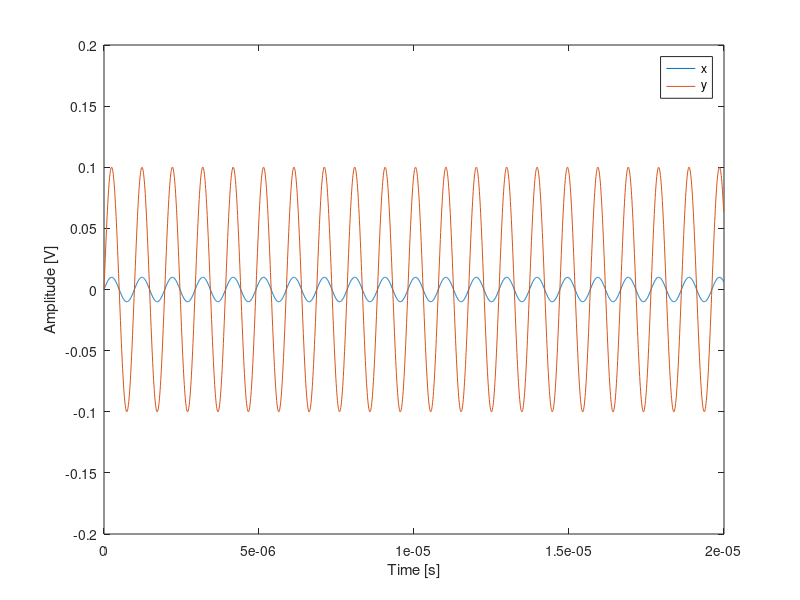
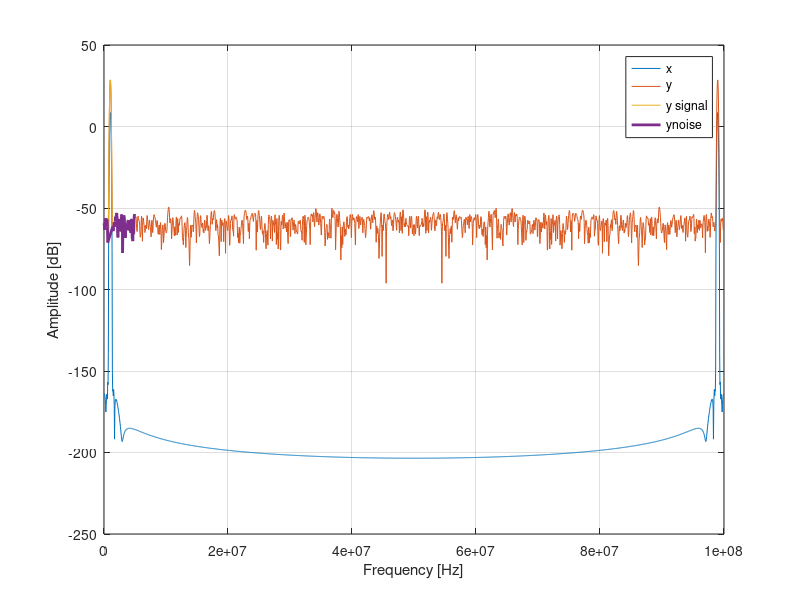

These figures' MATLAB source, in order:
clear;
close all;

% define input signal
% input amplitude 
A=10e-3; %[V]
% input frequency 
fin=1e6; %[Hz]

% number of periods to be simulated
no_periods=20; %[-]
% total simulation time
T=no_periods/fin; %[s]
% points per periond
no_points_per_period=100; %[-]
% simulation time step
dt=1/fin/no_points_per_period; %[s]
% define time vector
t=0:dt:T-dt; %[s]

% input signal
x=A*sin(2*pi*1.02e6*t); %[V]

% define input-referred noise
% equivalent noise temperature
Te=300; %[K]
% reference resistor
R0=50; %[ohm]
%Boltzmann constant
k=1.38e-23; %[m^2kgs^-2K^-1]
% noise spectral density
Sn=4*k*Te*R0; %[V^2/Hz]
noise_rms=sqrt(Sn/dt/2); %[V]
noise=noise_rms*randn(size(t));

% define amplifier
% gain
a1=10; %[-]
a3=-4;%[V^-2]

% compute output signal
x_noise=x+noise;
y=a1*x_noise+a3*x_noise.^3; %[V]

%plot
plot(t,x,t,y)
xlabel('Time [s]')
ylabel('Amplitude [V]')
legend('x','y')

%define window
w=kaiser(length(t),20)';
%w=ones(size(t));

%compute fft
X=abs(fft(x.*w));
XdB=20*log10(X); %[dB]
Y=abs(fft(y.*w));
YdB=20*log10(Y); %[dB]
% FFT resolution
fres=1/T; %[Hz]
% maximum FFT frequency
fmax=1/dt; %[Hz]
% frequency vector
f=0:fres:(fmax-fres); %[Hz]

%compute SNR
% signal bins
maintone = round(fin/fres)+1;
signal_bins = [maintone-7:maintone+7];
%bandwidth for SNR calculation
BW=5e6; %[Hz]
%noise bins
inband_bins=1:round(BW/fres);
noise_bins=setdiff(inband_bins,signal_bins);

%signal power
S=sum(Y(signal_bins).^2);
%noise power
N=sum(Y(noise_bins).^2);
%SNR
SNR=10*log10(S/N);

figure
plot(f,XdB,f,YdB,f(signal_bins),YdB(signal_bins),f(noise_bins),YdB(noise_bins),'Linewidth',2)
xlabel('Frequency [Hz]')
ylabel('Amplitude [dB]')
legend('x','y','y signal','ynoise')
grid
